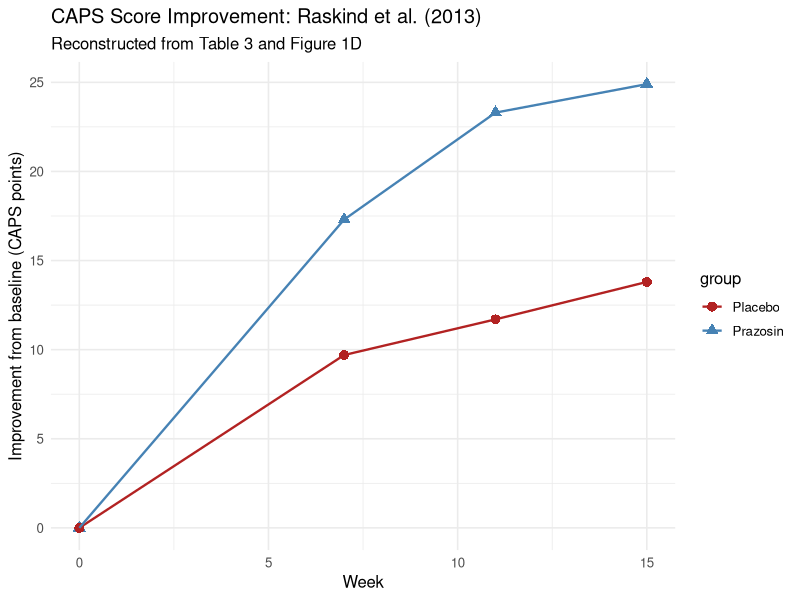
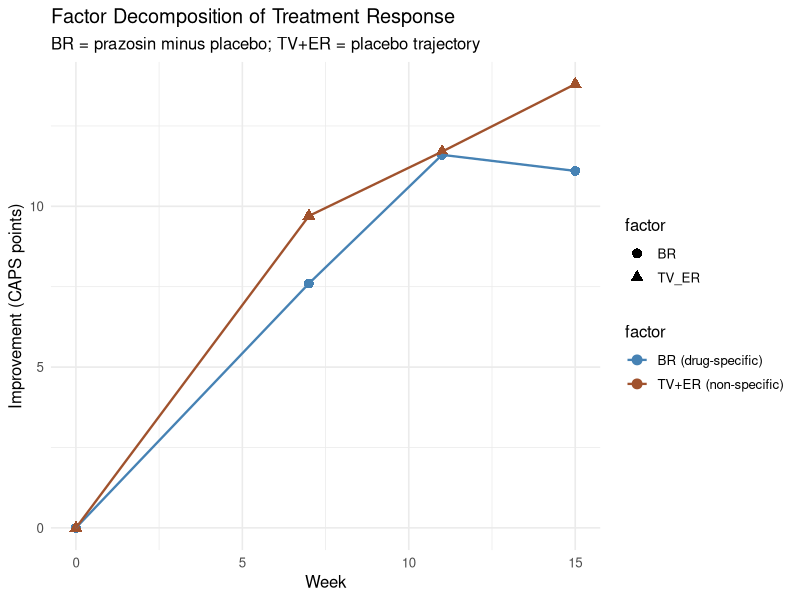
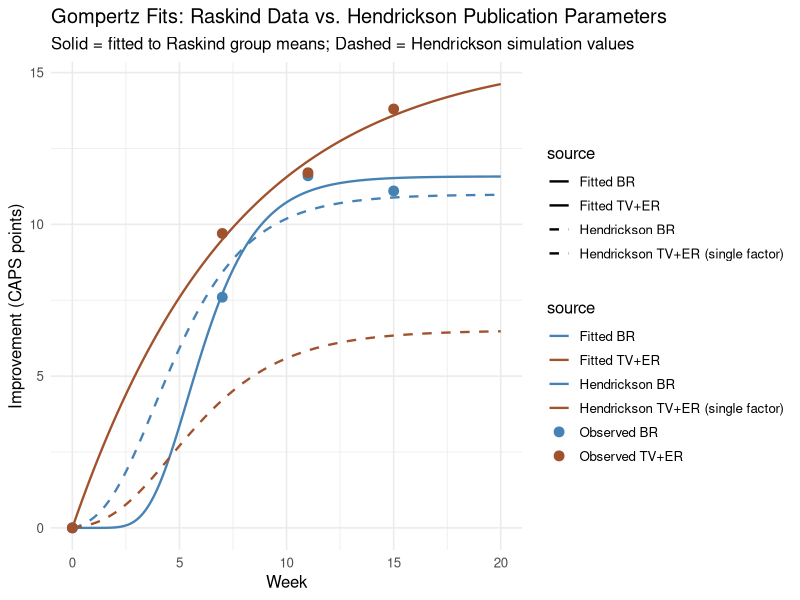

These figures' R source, in order:
## ---- chunk 1
knitr::opts_chunk$set(
  echo = TRUE, warning = FALSE, message = FALSE,
  fig.width = 8, fig.height = 4.5
)
library(data.table)
library(ggplot2)
library(minpack.lm)
## ---- chunk 2
modgompertz <- function(t, maxr, disp, rate) {
  y <- maxr * exp(-disp * exp(-rate * t))
  vert_offset <- maxr * exp(-disp * exp(-rate * 0))
  y <- y - vert_offset
  y <- y * (maxr / (maxr - vert_offset))
  y
}
## ---- chunk 3
weeks <- c(0, 7, 11, 15)

caps_prazosin <- c(77.3, 60, 54, 52.4)
caps_placebo  <- c(85.7, 76, 74, 71.9)

trial_data <- data.table(
  week = rep(weeks, 2),
  caps = c(caps_prazosin, caps_placebo),
  group = rep(c("Prazosin", "Placebo"), each = 4)
)

trial_data[, baseline := caps[1], by = group]
trial_data[, improvement := baseline - caps]
## ---- chunk 4
ggplot(trial_data, aes(x = week, y = improvement,
                       color = group, shape = group)) +
  geom_point(size = 3) +
  geom_line(linewidth = 0.8) +
  labs(
    x = "Week",
    y = "Improvement from baseline (CAPS points)",
    title = "CAPS Score Improvement: Raskind et al. (2013)",
    subtitle = "Reconstructed from Table 3 and Figure 1D"
  ) +
  scale_color_manual(values = c(
    "Placebo" = "firebrick", "Prazosin" = "steelblue"
  )) +
  theme_minimal(base_size = 12) +
  theme(legend.position = "right")
## ---- chunk 5
praz <- trial_data[group == "Prazosin"]
plac <- trial_data[group == "Placebo"]

br_improvement <- praz$improvement - plac$improvement
tver_improvement <- plac$improvement

factor_data <- data.table(
  week = weeks,
  BR = br_improvement,
  TV_ER = tver_improvement
)

knitr::kable(
  factor_data, digits = 2,
  caption = "Factor decomposition of CAPS improvement",
  col.names = c("Week", "BR (drug-specific)",
                "TV+ER (non-specific)")
)
## ---- chunk 6
factor_long <- melt(
  factor_data, id.vars = "week",
  variable.name = "factor",
  value.name = "improvement"
)

ggplot(factor_long, aes(x = week, y = improvement,
                        color = factor, shape = factor)) +
  geom_point(size = 3) +
  geom_line(linewidth = 0.8) +
  labs(
    x = "Week",
    y = "Improvement (CAPS points)",
    title = "Factor Decomposition of Treatment Response",
    subtitle = paste(
      "BR = prazosin minus placebo;",
      "TV+ER = placebo trajectory"
    )
  ) +
  scale_color_manual(
    values = c("BR" = "steelblue", "TV_ER" = "sienna"),
    labels = c("BR (drug-specific)",
               "TV+ER (non-specific)")
  ) +
  theme_minimal(base_size = 12)
## ---- chunk 7
br_fit_data <- data.table(
  t = factor_data$week,
  y = factor_data$BR
)

fit_br <- nlsLM(
  y ~ modgompertz(t, maxr, disp, rate),
  data = br_fit_data,
  start = list(maxr = 12, disp = 5, rate = 0.3),
  lower = c(maxr = 1, disp = 0.1, rate = 0.01),
  upper = c(maxr = 50, disp = 20, rate = 2)
)

br_params <- coef(fit_br)
summary(fit_br)
## ---- chunk 8
tver_fit_data <- data.table(
  t = factor_data$week,
  y = factor_data$TV_ER
)

fit_tver <- nlsLM(
  y ~ modgompertz(t, maxr, disp, rate),
  data = tver_fit_data,
  start = list(maxr = 15, disp = 5, rate = 0.3),
  lower = c(maxr = 1, disp = 0.1, rate = 0.01),
  upper = c(maxr = 50, disp = 20, rate = 2)
)

tver_params <- coef(fit_tver)
summary(fit_tver)
## ---- chunk 9
t_smooth <- seq(0, 20, by = 0.1)

br_curve <- data.table(
  t = t_smooth,
  y = modgompertz(t_smooth, br_params["maxr"],
                  br_params["disp"], br_params["rate"]),
  source = "Fitted BR"
)
tver_curve <- data.table(
  t = t_smooth,
  y = modgompertz(t_smooth, tver_params["maxr"],
                  tver_params["disp"], tver_params["rate"]),
  source = "Fitted TV+ER"
)

br_hend <- data.table(
  t = t_smooth,
  y = modgompertz(t_smooth, 10.986, 5, 0.42),
  source = "Hendrickson BR"
)
tver_hend <- data.table(
  t = t_smooth,
  y = modgompertz(t_smooth, 6.506, 5, 0.35),
  source = "Hendrickson TV+ER (single factor)"
)

curves <- rbind(br_curve, tver_curve, br_hend, tver_hend)

obs <- rbind(
  data.table(t = weeks, y = factor_data$BR,
             source = "Observed BR"),
  data.table(t = weeks, y = factor_data$TV_ER,
             source = "Observed TV+ER")
)

ggplot() +
  geom_line(
    data = curves,
    aes(x = t, y = y, color = source, linetype = source),
    linewidth = 0.8
  ) +
  geom_point(
    data = obs,
    aes(x = t, y = y, color = source),
    size = 3
  ) +
  scale_color_manual(values = c(
    "Fitted BR" = "steelblue",
    "Hendrickson BR" = "steelblue",
    "Fitted TV+ER" = "sienna",
    "Hendrickson TV+ER (single factor)" = "sienna",
    "Observed BR" = "steelblue",
    "Observed TV+ER" = "sienna"
  )) +
  scale_linetype_manual(values = c(
    "Fitted BR" = "solid",
    "Hendrickson BR" = "dashed",
    "Fitted TV+ER" = "solid",
    "Hendrickson TV+ER (single factor)" = "dashed"
  )) +
  labs(
    x = "Week",
    y = "Improvement (CAPS points)",
    title = paste(
      "Gompertz Fits: Raskind Data vs.",
      "Hendrickson Publication Parameters"
    ),
    subtitle = paste(
      "Solid = fitted to Raskind group means;",
      "Dashed = Hendrickson simulation values"
    )
  ) +
  theme_minimal(base_size = 12) +
  theme(legend.position = "right")
## ---- chunk 10
total_var <- 18.5^2 + 10^2 + 10^2 + 8^2
## ---- chunk 11
comparison <- data.table(
  Factor = c("BR", "TV+ER (combined)",
             "TV (Hendrickson)", "ER (Hendrickson)"),
  max_fitted = c(br_params["maxr"], tver_params["maxr"],
                 NA, NA),
  max_hendrickson = c(10.986, NA, 6.506, 6.506),
  disp_fitted = c(br_params["disp"], tver_params["disp"],
                   NA, NA),
  disp_hendrickson = c(5, NA, 5, 5),
  rate_fitted = c(br_params["rate"], tver_params["rate"],
                   NA, NA),
  rate_hendrickson = c(0.42, NA, 0.35, 0.35),
  sd_hendrickson = c(8, NA, 10, 10)
)

knitr::kable(
  comparison, digits = 3,
  caption = paste(
    "Comparison of parameters fitted to Raskind",
    "group means vs. Hendrickson publication values"
  )
)
